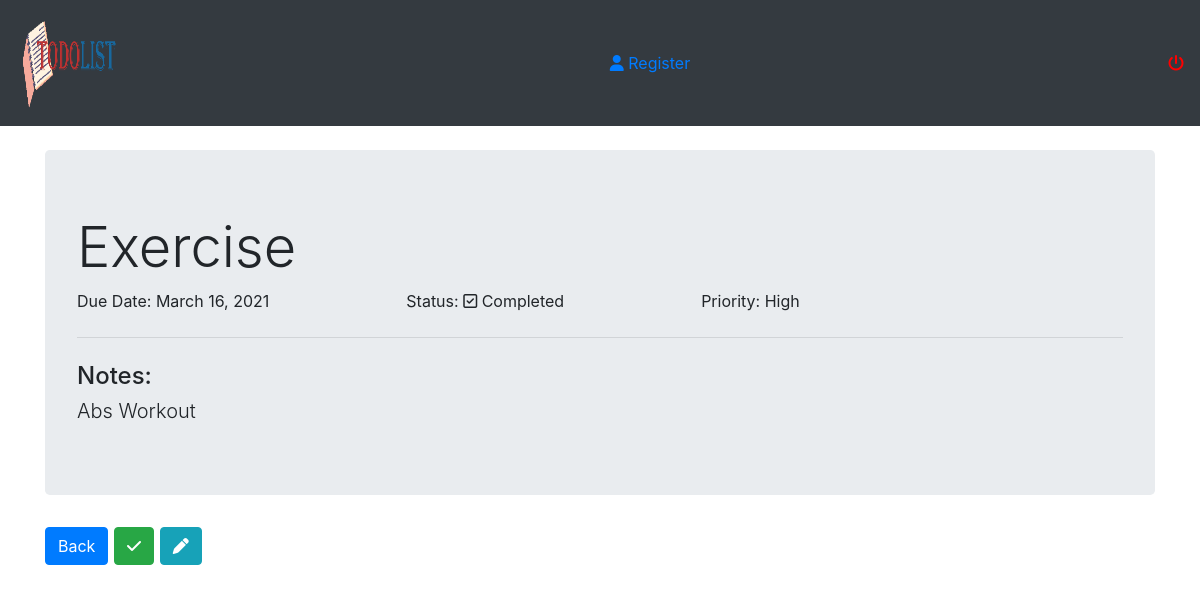
Page /details/2/ on the committed database.
### todoapp/models.py (models this page shows, shortened)
class tasks(models.Model):
    user = models.ForeignKey(custom_user,on_delete=models.CASCADE, null=True)
    task_name = models.CharField(max_length=100)
    status = models.CharField(max_length=100, null=True, blank= True)
    priority = models.CharField(max_length=100)
    due_date = models.DateField()
    is_completed = models.BooleanField("Completed" , default=False)
    notes = models.TextField()

### todoapp/views.py (the view)
# urls.py: path('details/<int:pk>/', views.detail_view.as_view(), name ='details'),
class detail_view(generic.DetailView):
    model = tasks
    template_name = 'todoapp/details.html'

### templates/todoapp/details.html
{% extends 'todoapp/base.html' %}
{% block body %}
    <div class="container">
        <br>
        <div class="jumbotron">
            <h1 class="display-4">{{ tasks.task_name }}</h1>
            <p>
                Due Date: {{ tasks.due_date }} &emsp;&emsp;&emsp;&emsp;&emsp;&emsp;&emsp;&emsp;
                {% if tasks.is_completed == True %}
                  Status: <i class="far fa-check-square"></i> Completed &emsp;&emsp;&emsp;&emsp;&emsp;&emsp;&emsp;&emsp;
                {% else %}
                  Status: <i class="far fa-square"></i> Completed &emsp;&emsp;&emsp;&emsp;&emsp;&emsp;&emsp;&emsp;
                {% endif %}
                Priority: {{ tasks.priority }} &emsp;&emsp;&emsp;&emsp;&emsp;&emsp;&emsp;&emsp;
              </p>
            <hr class="my-4">
            <h4>Notes: </h4>
            <h2 class="lead">{{ tasks.notes }}</h2>
        </div>
        <p class="lead">
            <a class="btn btn-primary" href="{% url 'todoapp:home' %}">Back</a>
            <a href="{% url 'todoapp:complete' tasks.id %}" class="btn btn-success"><i class="fas fa-check"></i></a>
            <a href="{% url 'todoapp:edit' tasks.id %}" class="btn btn-info" ><i class="fas fa-pen"></i></a>
        </p>
    </div>
{% endblock %}

### rows in the picture
tasks: task_name "Exercise", due_date "March 16, 2021", priority "High", notes "Abs Workout"
